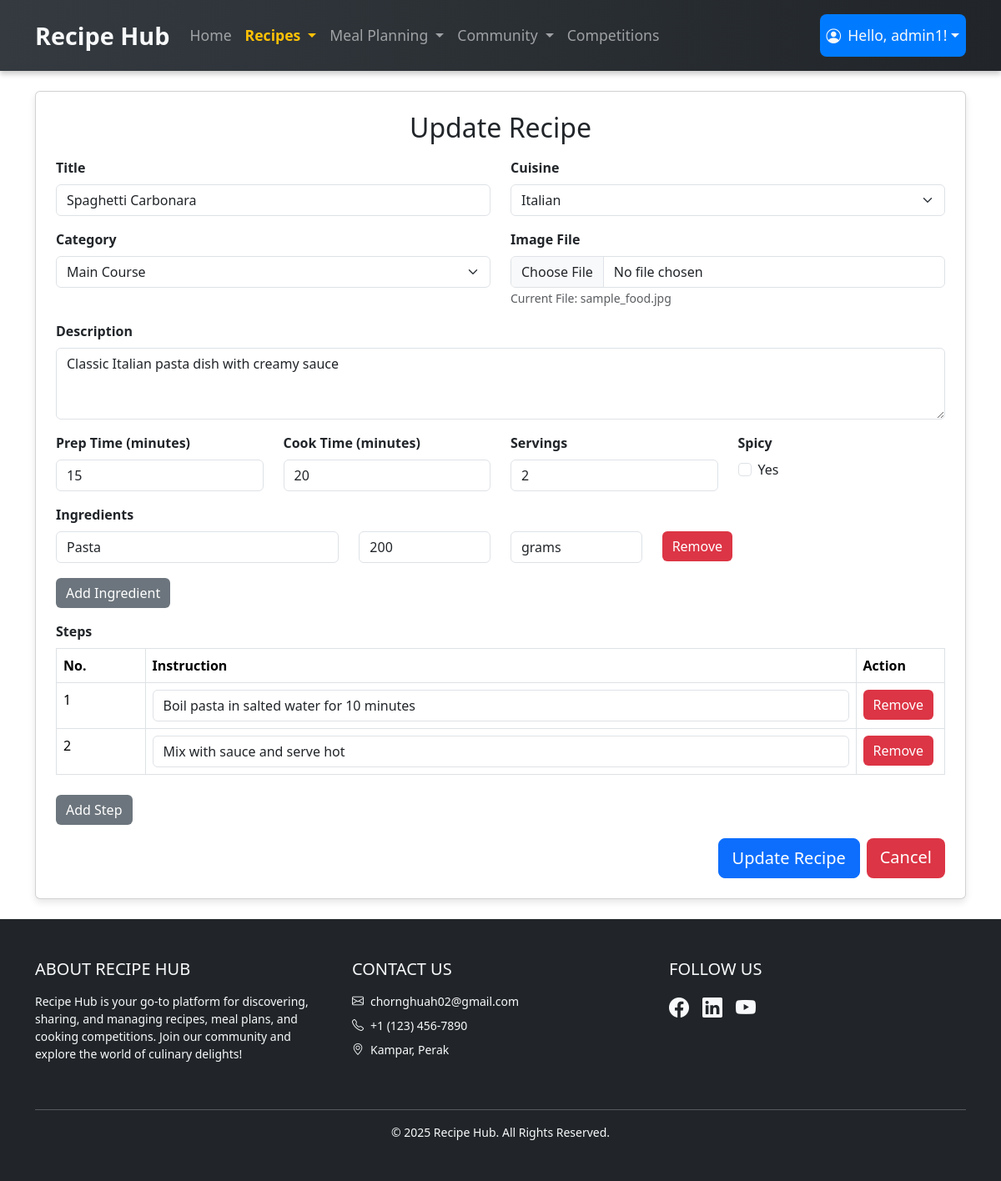
Page /recipe_management_module/edit_recipe.php?recipe_id=1 (signed in) on the earlier database version.
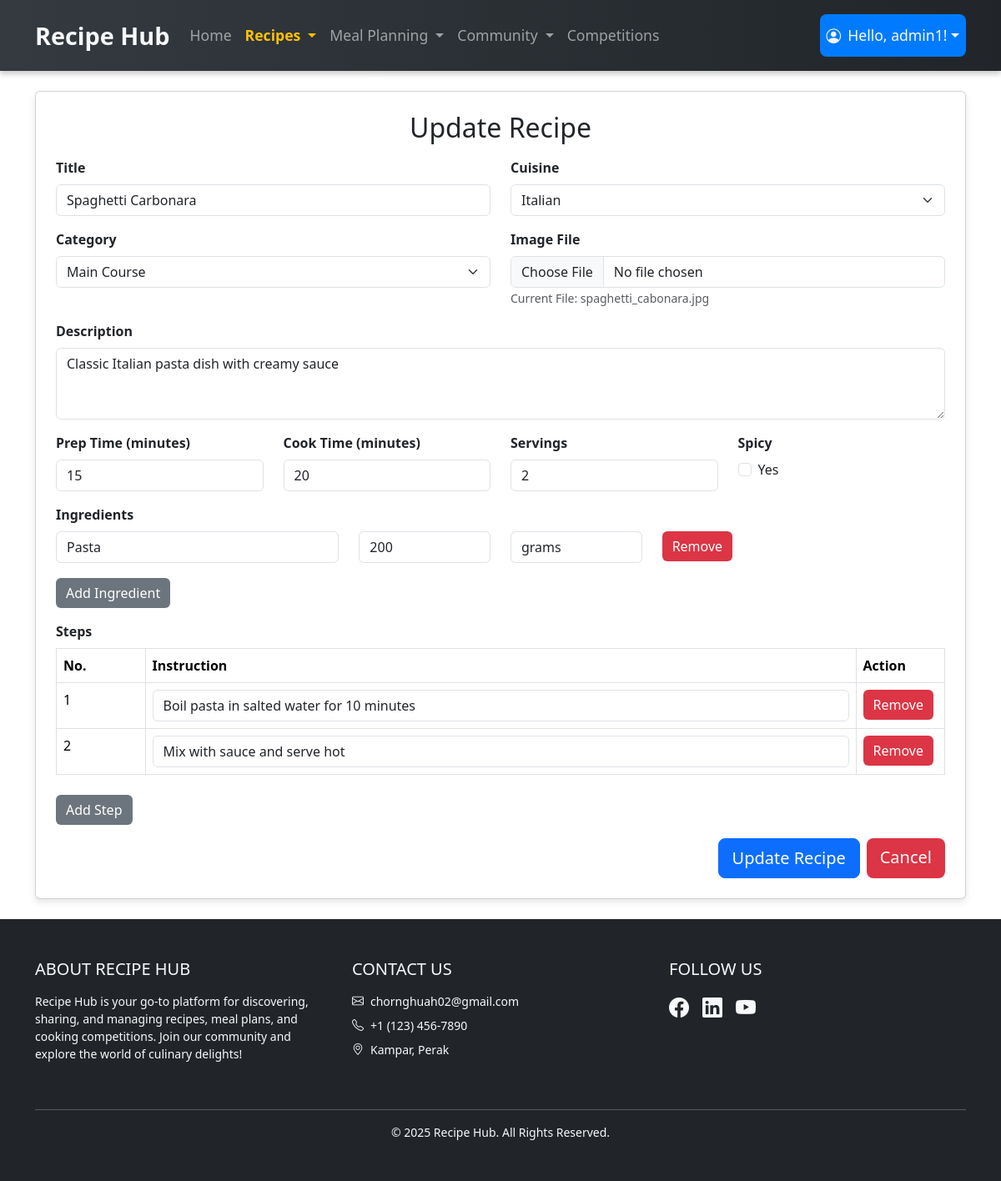
Same page on the later database version.
### tables this page shows
CREATE TABLE Recipe (
    recipe_id INT AUTO_INCREMENT PRIMARY KEY,
    user_id INT NOT NULL,
    cuisine_id INT,
    category_id INT,
    title VARCHAR(100) NOT NULL,
    description TEXT NOT NULL,
    prep_time TIME NOT NULL,
    cook_time TIME NOT NULL,
    servings INT NOT NULL,
    spicy BOOLEAN NOT NULL DEFAULT FALSE,
    image_path VARCHAR(255),
    created_at TIMESTAMP DEFAULT CURRENT_TIMESTAMP,
    updated_at TIMESTAMP DEFAULT CURRENT_TIMESTAMP ON UPDATE CURRENT_TIMESTAMP,
    FOREIGN KEY (user_id) REFERENCES User(user_id) ON DELETE CASCADE,
    FOREIGN KEY (cuisine_id) REFERENCES Cuisine(cuisine_id) ON DELETE SET NULL,
    FOREIGN KEY (category_id) REFERENCES Category(category_id) ON DELETE SET NULL
);

CREATE TABLE Cuisine (
    cuisine_id INT AUTO_INCREMENT PRIMARY KEY,
    cuisine_name VARCHAR(50) NOT NULL
);

CREATE TABLE Category (
    category_id INT AUTO_INCREMENT PRIMARY KEY,
    category_name VARCHAR(50) NOT NULL
);

### recipe_management_module/edit_recipe.php (called while the page is built, shortened)
<?php
require '../user_module/database.php';
$recipe_id = intval($_GET['recipe_id']);
$sql = "SELECT *, TIME_TO_SEC(prep_time) / 60 AS prep_time_minutes, TIME_TO_SEC(cook_time) / 60 AS cook_time_minutes
        FROM Recipe
        WHERE recipe_id = ?";
$stmt = $con->prepare($sql);
$stmt->bind_param("i", $recipe_id);
$stmt->execute();
$result = $stmt->get_result();
$recipe = $result->fetch_assoc();
$recipe['prep_time'] = (floor($recipe['prep_time_minutes']) == $recipe['prep_time_minutes']) ? intval($recipe['prep_time_minutes']) : $recipe['prep_time_minutes'];
$recipe['cook_time'] = (floor($recipe['cook_time_minutes']) == $recipe['cook_time_minutes']) ? intval($recipe['cook_time_minutes']) : $recipe['cook_time_minutes'];
$formTitle = "Update Recipe";
$formAction = "update_recipe.php?recipe_id=" . $recipe_id;
include 'recipe_form.php';

### recipe_management_module/recipe_form.php (the view, shortened to what the changed rows need)
<?php
$cuisines = $con->query("SELECT * FROM Cuisine");
$categories = $con->query("SELECT * FROM Category");
?>
<!DOCTYPE html>
<html lang="en">
<head>
    <link href="https://cdn.jsdelivr.net/npm/bootstrap@5.3.2/dist/css/bootstrap.min.css" rel="stylesheet">
</head>
<body>
    <?php include("../navbar.php"); ?>
    <div class="container mt-4 mb-4">
        <div class="card p-4">
            <h2 class="mb-3 text-center"><?php echo $formTitle; ?></h2>
            <form id="recipeForm" method="POST" action="<?php echo $formAction; ?>" enctype="multipart/form-data">
                <div class="row mb-3">
                    <div class="col-md-6">
                        <label class="form-label">Title</label>
                        <input type="text" class="form-control" name="title" id="title" value="<?php echo htmlspecialchars($recipe['title'] ?? ''); ?>" required>
                    </div>
                    <div class="col-md-6">
                        <label class="form-label">Cuisine</label>
                        <select class="form-select" name="cuisine_id" id="cuisine_id" required>
                            <?php while ($row = $cuisines->fetch_assoc()) { ?>
                                <option value="<?php echo $row['cuisine_id']; ?>" <?php echo (isset($recipe['cuisine_id']) && $recipe['cuisine_id'] == $row['cuisine_id']) ? 'selected' : ''; ?>>
                                    <?php echo $row['cuisine_name']; ?>
                                </option>
                            <?php } ?>
                        </select>
                    </div>
                </div>
                <div class="row mb-3">
                    <div class="col-md-6">
                        <label class="form-label">Category</label>
                        <select class="form-select" name="category_id" id="category_id" required>
                            <?php while ($row = $categories->fetch_assoc()) { ?>
                                <option value="<?php echo $row['category_id']; ?>" <?php echo (isset($recipe['category_id']) && $recipe['category_id'] == $row['category_id']) ? 'selected' : ''; ?>>
                                    <?php echo $row['category_name']; ?>
                                </option>
                            <?php } ?>
                        </select>
                    </div>
                    <div class="col-md-6">
                        <label class="form-label">Image File</label>
                        <input type="file" class="form-control" name="image_file" id="image_file" accept="image/*">
                        <?php if (!empty($recipe['image_path'])) { ?>
                            <small class="text-muted">Current File: <?php echo basename($recipe['image_path']); ?></small>
                        <?php } ?>
                    </div>
                </div>
                <div class="mb-3">
                    <label class="form-label">Description</label>
                    <textarea class="form-control" name="description" id="description" rows="3" required><?php echo htmlspecialchars($recipe['description'] ?? ''); ?></textarea>
                </div>
                <div class="row mb-3">
                    <div class="col-md-3">
                        <label class="form-label">Servings</label>
                        <input type="number" class="form-control" name="servings" id="servings" min="1" value="<?php echo htmlspecialchars($recipe['servings'] ?? ''); ?>" required>
                    </div>
                    <div class="col-md-3">
                        <div class="form-check">
                            <input class="form-check-input" type="checkbox" name="spicy" id="spicy" <?php echo (isset($recipe['spicy']) && $recipe['spicy']) ? 'checked' : ''; ?>>
                            <label class="form-check-label" for="spicy">Yes</label>
                        </div>
                    </div>
                </div>
                <div class="mb-3">
                    <table class="table table-bordered" id="stepsTable">
                        <thead>
                            <tr>
                                <th style="width: 10%;">No.</th>
                                <th style="width: 80%;">Instruction</th>
                                <th style="width: 10%;">Action</th>
                            </tr>
                        </thead>
                    </table>
                </div>
            </form>
        </div>
    </div>
</body>
</html>

Differences in the rows shown:
changed recipe "Spaghetti Carbonara": image_path "sample_food.jpg" → "spaghetti_cabonara.jpg"
